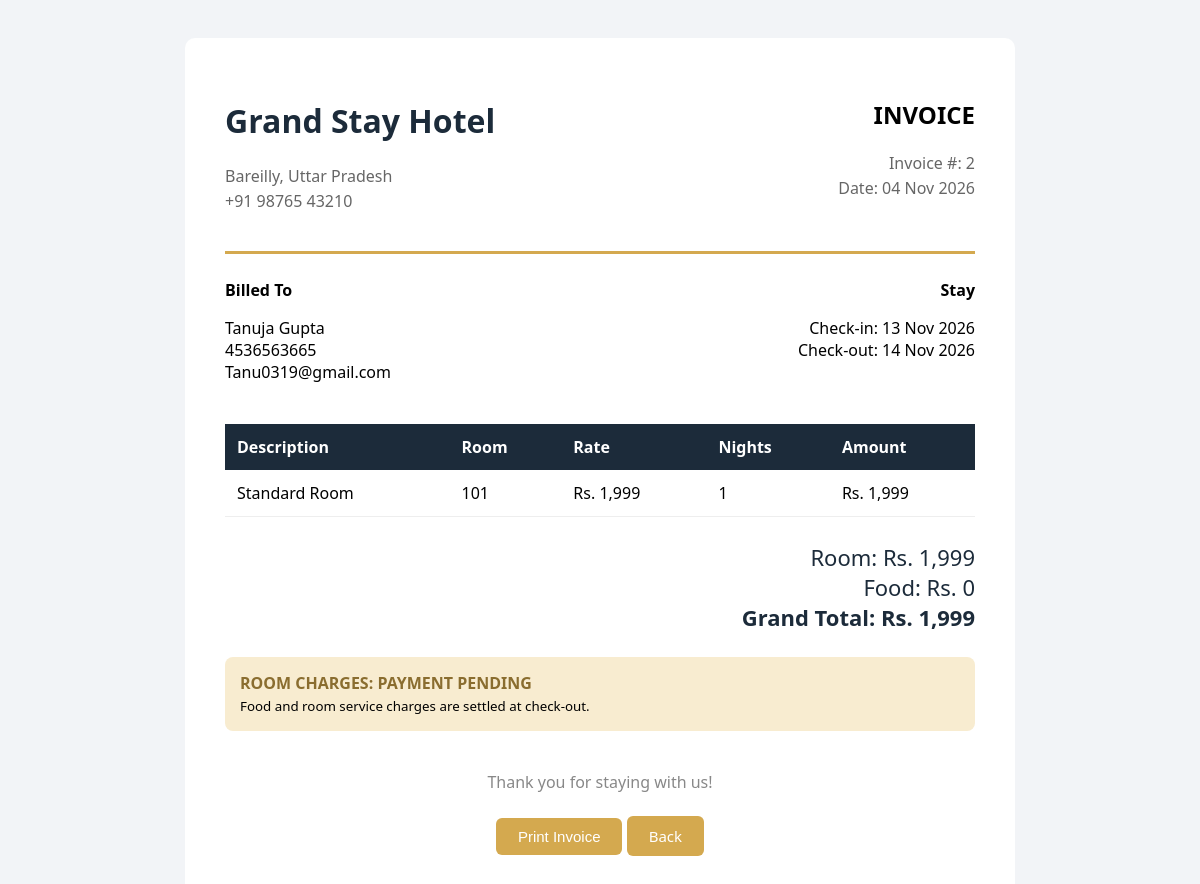
Screenshot of /invoice.php?id=2 (signed in) with the database file from the repository.
### tables this page shows
CREATE TABLE `bookings` (
  `id` int(11) NOT NULL,
  `guest_id` int(11) NOT NULL,
  `room_id` int(11) NOT NULL,
  `check_in` date NOT NULL,
  `check_out` date NOT NULL,
  `total_amount` decimal(10,2) DEFAULT NULL,
  `status` enum('pending','confirmed','checked_in','checked_out','cancelled') DEFAULT 'pending',
  `created_at` timestamp NOT NULL DEFAULT current_timestamp(),
  `customer_id` int(11) DEFAULT NULL,
  `payment_status` enum('unpaid','paid') NOT NULL DEFAULT 'unpaid',
  `payment_method` varchar(30) DEFAULT NULL,
  `transaction_id` varchar(40) DEFAULT NULL,
  `paid_at` datetime DEFAULT NULL
);

CREATE TABLE `guests` (
  `id` int(11) NOT NULL,
  `full_name` varchar(100) NOT NULL,
  `email` varchar(100) DEFAULT NULL,
  `phone` varchar(20) NOT NULL,
  `id_proof` varchar(100) DEFAULT NULL,
  `created_at` timestamp NOT NULL DEFAULT current_timestamp()
);

CREATE TABLE `room_types` (
  `id` int(11) NOT NULL,
  `name` varchar(100) NOT NULL,
  `description` text DEFAULT NULL,
  `price_per_night` decimal(10,2) NOT NULL,
  `max_guests` int(11) DEFAULT 2,
  `image` varchar(255) DEFAULT NULL,
  `pano` varchar(255) DEFAULT NULL
);

CREATE TABLE `rooms` (
  `id` int(11) NOT NULL,
  `room_number` varchar(10) NOT NULL,
  `room_type_id` int(11) NOT NULL,
  `status` enum('available','occupied','cleaning','maintenance') DEFAULT 'available'
);

### invoice.php (the view, shortened to what this page needs)
<?php
include "../includes/db.php";
$id = (int)$_GET["id"];
$stmt = $conn->prepare("
    SELECT b.id, b.check_in, b.check_out, b.total_amount, b.status, b.created_at,
         b.payment_status, b.payment_method, b.transaction_id, b.paid_at,
         g.full_name, g.email, g.phone,
         r.room_number, t.name AS type_name, t.price_per_night
  FROM bookings b
  JOIN guests g ON b.guest_id = g.id
  JOIN rooms r ON b.room_id = r.id
  JOIN room_types t ON r.room_type_id = t.id
  WHERE b.id = ?
");
$stmt->bind_param("i", $id);
$stmt->execute();
$b = $stmt->get_result()->fetch_assoc();
$nights = (strtotime($b["check_out"]) - strtotime($b["check_in"])) / 86400;
$food_total = 0;
$grand_total = $b["total_amount"] + $food_total;
?>
<!DOCTYPE html>
<html lang="en">
<head>
</head>
<body>
<div class="invoice">
  <div class="top">
    <div>
      <h1>Grand Stay Hotel</h1>
      <p>Bareilly, Uttar Pradesh<br>+91 98765 43210</p>
    </div>
    <div style="text-align:right;">
      <h2>INVOICE</h2>
      <p>Invoice #: <?php echo $b["id"]; ?><br>Date: <?php echo date("d M Y", strtotime($b["created_at"])); ?></p>
    </div>
  </div>
  <div class="info">
    <div>
      <b>Billed To</b>
      <p><?php echo htmlspecialchars($b["full_name"]); ?><br>
      <?php echo htmlspecialchars($b["phone"]); ?><br>
      <?php echo htmlspecialchars($b["email"]); ?></p>
    </div>
    <div style="text-align:right;">
      <b>Stay</b>
      <p>Check-in: <?php echo date("d M Y", strtotime($b["check_in"])); ?><br>
      Check-out: <?php echo date("d M Y", strtotime($b["check_out"])); ?></p>
    </div>
  </div>
  <table>
    <tr><th>Description</th><th>Room</th><th>Rate</th><th>Nights</th><th>Amount</th></tr>
    <tr>
      <td><?php echo $b["type_name"]; ?></td>
      <td><?php echo $b["room_number"]; ?></td>
      <td>Rs. <?php echo number_format($b["price_per_night"]); ?></td>
      <td><?php echo $nights; ?></td>
      <td>Rs. <?php echo number_format($b["total_amount"]); ?></td>
    </tr>
  </table>
  <div class="total">
    Room: Rs. <?php echo number_format($b["total_amount"]); ?><br>
    Food: Rs. <?php echo number_format($food_total); ?><br>
    <b>Grand Total: Rs. <?php echo number_format($grand_total); ?></b>
  </div>
    <div style="margin-top:25px; padding:15px; border-radius:8px; background:<?php echo $b["payment_status"] == "paid" ? "#e1ecd9" : "#f8ecd0"; ?>;">
    <?php if ($b["payment_status"] == "paid") { ?>
      <b style="color:#3f5f3a;">ROOM CHARGES: PAID</b><br>
      Method: <?php echo htmlspecialchars($b["payment_method"]); ?>
      <?php if ($b["transaction_id"]) echo " | Transaction ID: " . htmlspecialchars($b["transaction_id"]); ?>
      <?php if ($b["paid_at"]) echo "<br>Paid on: " . date("d M Y, h:i A", strtotime($b["paid_at"])); ?>
    <?php } else { ?>
      <b style="color:#8a6d2f;">ROOM CHARGES: PAYMENT PENDING</b>
    <?php } ?>
    <br><small>Food and room service charges are settled at check-out.</small>
  </div>
  <p class="thanks">Thank you for staying with us!</p>
  <div class="btns">
    <button onclick="window.print()">Print Invoice</button>
    <a href="bookings.php">Back</a>
  </div>
</div>
</body>
</html>

### invoice.php (style rules this page uses)
body { font-family: 'Segoe UI', Arial, sans-serif; background: #f2f4f7; padding: 30px; }
.invoice { max-width: 750px; margin: auto; background: #fff; padding: 40px; border-radius: 10px; }
.top { display: flex; justify-content: space-between; border-bottom: 3px solid #d4a94f; padding-bottom: 20px; }
.top h1 { color: #1c2b3a; }
.top p { color: #666; line-height: 1.6; }
.info { display: flex; justify-content: space-between; margin: 25px 0; }
table { width: 100%; border-collapse: collapse; margin-top: 15px; }
th { background: #1c2b3a; color: #fff; padding: 12px; text-align: left; }
td { padding: 12px; border-bottom: 1px solid #eee; }
.total { text-align: right; font-size: 22px; margin-top: 25px; color: #1c2b3a; }
.thanks { text-align: center; margin-top: 40px; color: #888; }
.btns { text-align: center; margin-top: 25px; }
.btns button, .btns a { padding: 10px 22px; border: none; background: #d4a94f; color: #fff; border-radius: 6px; cursor: pointer; text-decoration: none; font-size: 15px; }

### rows the page displays
bookings: id "2", created_at "04 Nov 2026", guest.full_name "Tanuja Gupta", guest.phone "4536563665", guest.email "Tanu0319@gmail.com", check_in "13 Nov 2026", check_out "14 Nov 2026", room_types.name "Standard Room", room.room_number "101", room_types.price_per_night "1,999", nights "1", total_amount "1,999"

### other values shown
$food_total "0"
